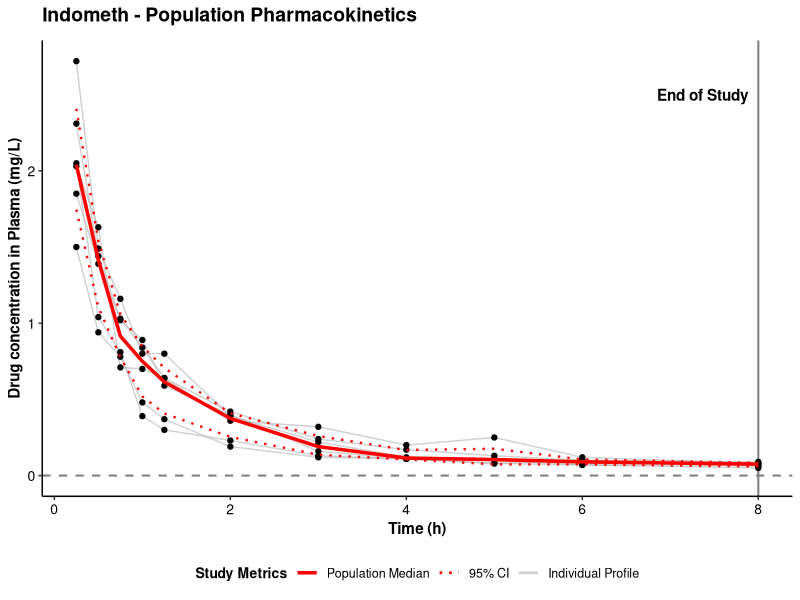

This figure's R source:
# Load libraries
library(ggplot2)
library(dplyr)

# Load the dataset
data("Indometh")

# Exploratory
head(Indometh)
dim(Indometh)
max(Indometh$time)


# Calculate population central tendency and 95% Confidence Intervals
ci_data <- Indometh %>%
  group_by(time) %>%
  summarise(
    mean = mean(conc),
    lower = mean(conc) - 1.96 * sd(conc)/sqrt(n()),
    upper = mean(conc) + 1.96 * sd(conc)/sqrt(n())
  )

# PK plot
p <- ggplot(data = Indometh, aes(x = time, y = conc, group = Subject)) +
  
  # Reference lines (Strategic Milestones)
  geom_hline(yintercept = 0, linetype = "dashed", color = "grey50", linewidth = 0.7) +
  geom_vline(xintercept = 8, linetype = "solid", color = "grey50", linewidth = 0.7) +
  
  # Milestone Annotation
  annotate("text",
           x = 8,
           y = 2.5,
           label = "End of Study",
           color = "black",
           fontface = "bold",
           hjust = 1.1) +
  
  # Individual patient journey 
  geom_line(aes(color = "Individual Profile"), alpha = 0.6) +
  
  # Raw observed plasma concentrations
  geom_point(color = "black", size = 1.5) +
  
  # 95% CI lines
  geom_line(
    data = ci_data,
    aes(x = time, y = lower, color = "95% CI"),
    inherit.aes = FALSE,
    linetype = "dotted",
    linewidth = 0.8
  ) +
  geom_line(
    data = ci_data,
    aes(x = time, y = upper, color = "95% CI"),
    inherit.aes = FALSE,
    linetype = "dotted",
    linewidth = 0.8
  ) +
  # Population mean trend line
  stat_summary(fun = median, geom = "line", aes(group = 1, color = "Population Median"),
               linewidth = 1.2) +
  # Manual Color and Legend Customization
  scale_color_manual(
    name = "Study Metrics",
    values = c(
      "Individual Profile" = "grey70",
      "Population Median" = "red",
      "95% CI" = "red"
    ),
    breaks = c("Population Median", "95% CI", "Individual Profile") # Forces professional order
  ) +
  
  # Customizes the legend 
  guides(
    color = guide_legend(
      override.aes = list(
        linetype = c("solid", "dotted", "solid"),
        linewidth = c(1.2, 0.8, 1)
      )
    )
  ) +
  # Theme Personalization
  theme_classic() +
  labs(
    title = "Indometh - Population Pharmacokinetics",
    x = "Time (h)",
    y = "Drug concentration in Plasma (mg/L)"
  ) +
  theme(
    plot.title = element_text(face = "bold", size = 14, margin = margin(b = 10)),
    axis.title = element_text(face = "bold", size = 11),
    axis.text = element_text(color = "black", size = 10),
    legend.position = "bottom",
    legend.title = element_text(face = "bold", size = 10),
    legend.text = element_text(size = 9)
  )
# 
print(p)
